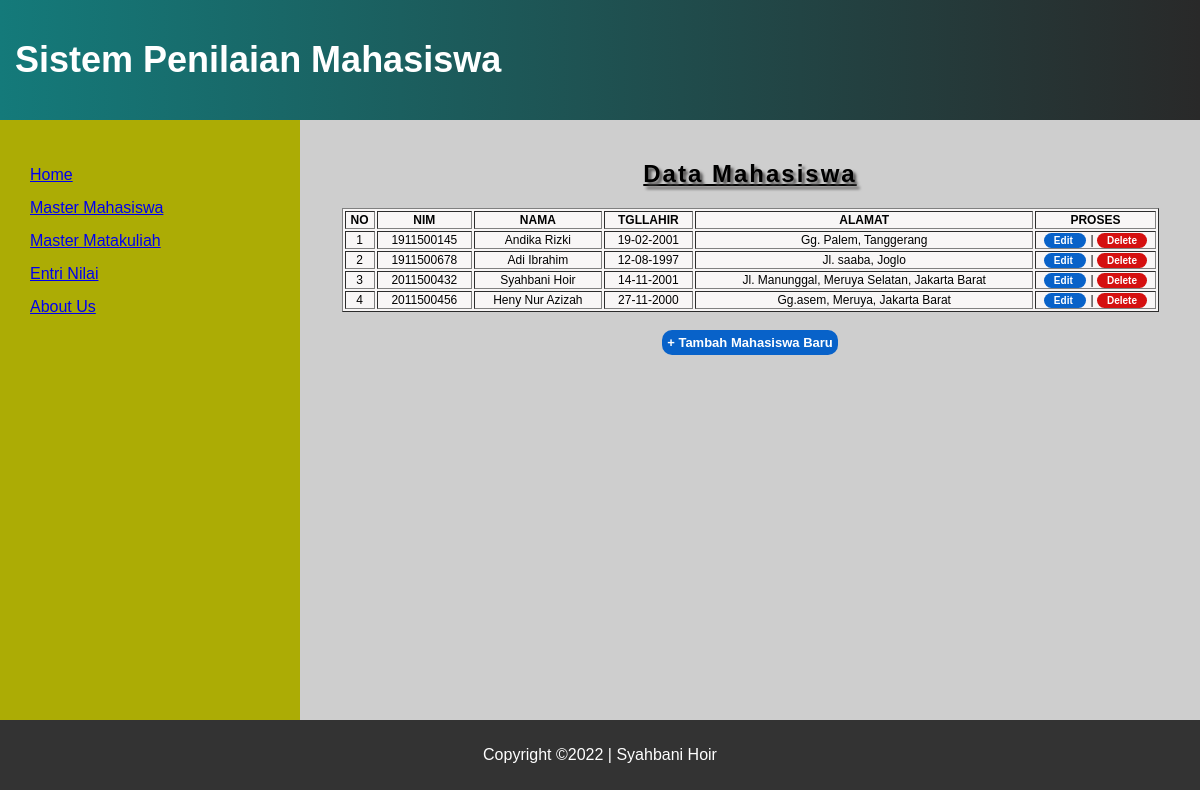
Screenshot of /index.php?page=master_mhs with the database file from the repository.
### tables this page shows
CREATE TABLE `tblmhs` (
  `nim` varchar(10) NOT NULL,
  `nama` varchar(30) NOT NULL,
  `tgllahir` date NOT NULL,
  `alamat` varchar(50) NOT NULL
);

### master_mhs.php (the view)
<article>
    <h2 align="center">Data Mahasiswa</h2>
    <?php
    include_once "koneksi.php";
    $query = "SELECT * FROM tblmhs ORDER BY nim";
    $sql = mysqli_query($conn, $query);
    ?>
    <table border="1">
        <tr>
            <th>NO</th>
            <th>NIM</th>
            <th>NAMA</th>
            <th>TGLLAHIR</th>
            <th>ALAMAT</th>
            <th>PROSES</th>
        </tr>
        <?php
        $no = 1;
        while ($row = mysqli_fetch_assoc($sql)){
            $nim = $row['nim'];
            $nama = $row['nama'];
            $tgllahir = date('d-m-Y', strtotime($row['tgllahir']));
            $alamat = $row['alamat'];
        ?>
        <tr>
            <td align="center"><?php echo $no++ ?></td>
            <td align="center"><?php echo $nim ?></td>
            <td align="center"><?php echo $nama ?></td>
            <td align="center"><?php echo $tgllahir ?></td>
            <td align="center"><?php echo $alamat ?></td>
            <td align="center" class="btn">
                <a class="btn-kiri" href="index.php?page=edit_mhs&mhs=<?=$nim?>">Edit </a>
                |
                <a class="btn-kanan" onClick="return confirm('Apakah Anda yakin mau menghapus data ini?')"
                    href="index.php?page=del_mhs&mhs=<?=$nim?>">Delete</a>
            </td>
        </tr>
        <?php } ?>
    </table><br />
    <h4>
        <a href="index.php?page=add_mhs">+ Tambah Mahasiswa Baru</a>
    </h4>
</article>

### asset/css/style.css (style rules this page uses)
* { box-sizing: border-box; }
body { font-family: Arial, Helvetica, sans-serif; display: flex; min-height: 100vh; flex-direction: column; margin: 0; }
nav, article { display: flex; flex-direction: column; min-height: 600px; padding: 20px; }
article { flex-grow: 5; min-width: 75%; background-color: #cecece; background-size: cover; }
h4 { margin: 0; font-size: 13px; margin: 0 auto; }
h4 a { display: block; padding: 5px; border-radius: 10px; text-align: center; background-color: #0862c9; color: white; text-decoration: none; }
table, .container { background-color: #f8f6f6; font-size: 12px; width: 95%; margin: 0 auto; }
.btn-kiri, .btn-kanan { color: white; text-decoration: none; width: 60px; font-size: 10px; padding: 2px 10px; margin-right: 5px; border-radius: 10px; font-weight: bold; }
.btn-kiri { background-color: #0862c9; }
.btn-kanan { background-color: #d51010; margin: 0; }
.btn { width: 15%; }
h2 { text-decoration: underline; text-shadow: 3px 3px 3px #525151; letter-spacing: 2px; }

### rows the page displays
tblmhs: nim "1911500145", nama "Andika Rizki", tgllahir "19-02-2001", alamat "Gg. Palem, Tanggerang"
tblmhs: nim "1911500678", nama "Adi Ibrahim", tgllahir "12-08-1997", alamat "Jl. saaba, Joglo"
tblmhs: nim "2011500432", nama "Syahbani Hoir", tgllahir "14-11-2001", alamat "Jl. Manunggal, Meruya Selatan, Jakarta Barat"
tblmhs: nim "2011500456", nama "Heny Nur Azizah", tgllahir "27-11-2000", alamat "Gg.asem, Meruya, Jakarta Barat"
